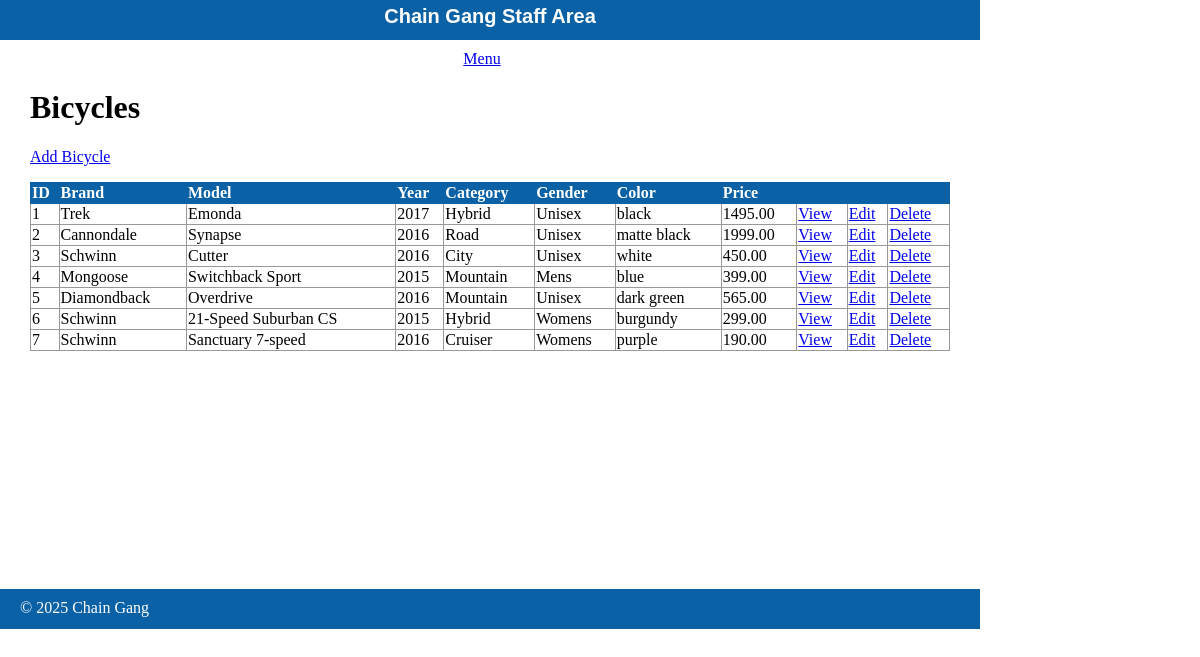
Page /staff/bicycles/index.php on the committed database.
### tables this page shows
CREATE TABLE `bicycles` (
  `id` int(11) NOT NULL AUTO_INCREMENT,
  `brand` varchar(255) NOT NULL,
  `model` varchar(255) NOT NULL,
  `year` int(4) NOT NULL,
  `category` varchar(255) NOT NULL,
  `gender` varchar(255) NOT NULL,
  `color` varchar(255) NOT NULL,
  `price` decimal(9,2) NOT NULL,
  `weight_kg` decimal(9,5) NOT NULL,
  `condition_id` tinyint(3) NOT NULL,
  `description` text NOT NULL,
  PRIMARY KEY (`id`)
);

### private/functions.php (called while the page is built, shortened)
<?php
function url_for($script_path) {
  return WWW_ROOT . $script_path;
}
function u($string="") {
  return urlencode($string);
}
function h($string="") {
  return htmlspecialchars($string);
}
?>

### private/classes/databaseobject.class.php (called while the page is built, shortened)
<?php
class DatabaseObject {
    static protected $database;
    static protected $table_name = "";
    static public function set_database($database) {
        self::$database = $database;
    }
    static public function find_by_sql($sql) {
        $result = self::$database->query($sql);
        $object_array = [];
        while($record = $result->fetch_assoc()) {
            $object_array[] = static::instantiate($record);
        }
        return $object_array;
    }
    static public function find_all() {
        $sql = "SELECT * FROM ".static::$table_name;
        return static::find_by_sql($sql);
    }
    static protected function instantiate($record) {
        $object = new static;
        foreach($record as $property => $value) {
            if(property_exists($object, $property)) {
            $object->$property = $value;
            }
        }
        return $object;
    }
}
?>

### public/staff/bicycles/index.php (the view, shortened to what this page needs)
<?php
$bicycles = Bicycle::find_all();
?>
<?php include(SHARED_PATH . '/staff_header.php'); ?>
<div id="content">
  <div class="bicycles listing">
    <h1>Bicycles</h1>
    <div class="actions">
      <a class="action" href="<?php echo url_for('/staff/bicycles/new.php'); ?>">Add Bicycle</a>
    </div>
  	<table class="list">
      <tr>
        <th>ID</th>
        <th>Brand</th>
        <th>Model</th>
        <th>Year</th>
        <th>Category</th>
        <th>Gender</th>
        <th>Color</th>
        <th>Price</th>
        <th>&nbsp;</th>
        <th>&nbsp;</th>
        <th>&nbsp;</th>
      </tr>
      <?php foreach($bicycles as $bicycle) { ?>
        <tr>
          <td><?php echo h($bicycle->id); ?></td>
          <td><?php echo h($bicycle->brand); ?></td>
          <td><?php echo h($bicycle->model); ?></td>
          <td><?php echo h($bicycle->year); ?></td>
          <td><?php echo h($bicycle->category); ?></td>
          <td><?php echo h($bicycle->gender); ?></td>
          <td><?php echo h($bicycle->color); ?></td>
          <td><?php echo h($bicycle->price); ?></td>
          <td><a class="action" href="<?php echo url_for('/staff/bicycles/show.php?id=' . h(u($bicycle->id))); ?>">View</a></td>
          <td><a class="action" href="<?php echo url_for('/staff/bicycles/edit.php?id=' . h(u($bicycle->id))); ?>">Edit</a></td>
          <td><a class="action" href="<?php echo url_for('/staff/bicycles/delete.php?id=' . h(u($bicycle->id))); ?>">Delete</a></td>
    	  </tr>
      <?php } ?>
  	</table>
  </div>
</div>
<?php include(SHARED_PATH . '/staff_footer.php'); ?>

### public/stylesheets/staff.css (style rules this page uses)
html { height: 100%; width: 100%; }
body { height: 980px; width: 100%; margin: 0; padding: 0; }
#content { width: 920px; min-height: 500px; padding: 0 30px; }
.actions { margin-bottom: 1em; }
table { border-collapse: collapse; vertical-align: top; }
table.list { width: 100%; }
table.list tr td { border: 1px solid #999999; }
table.list tr th { border: 1px solid #0B61A5; background: #0B61A5; color: white; text-align: left; }

### rows in the picture
bicycles: id "1", brand "Trek", model "Emonda", year "2017", category "Hybrid", gender "Unisex", color "black", price "1495.00"
bicycles: id "2", brand "Cannondale", model "Synapse", year "2016", category "Road", gender "Unisex", color "matte black", price "1999.00"
bicycles: id "3", brand "Schwinn", model "Cutter", year "2016", category "City", gender "Unisex", color "white", price "450.00"
bicycles: id "4", brand "Mongoose", model "Switchback Sport", year "2015", category "Mountain", gender "Mens", color "blue", price "399.00"
bicycles: id "5", brand "Diamondback", model "Overdrive", year "2016", category "Mountain", gender "Unisex", color "dark green", price "565.00"
bicycles: id "6", brand "Schwinn", model "21-Speed Suburban CS", year "2015", category "Hybrid", gender "Womens", color "burgundy", price "299.00"
bicycles: id "7", brand "Schwinn", model "Sanctuary 7-speed", year "2016", category "Cruiser", gender "Womens", color "purple", price "190.00"
